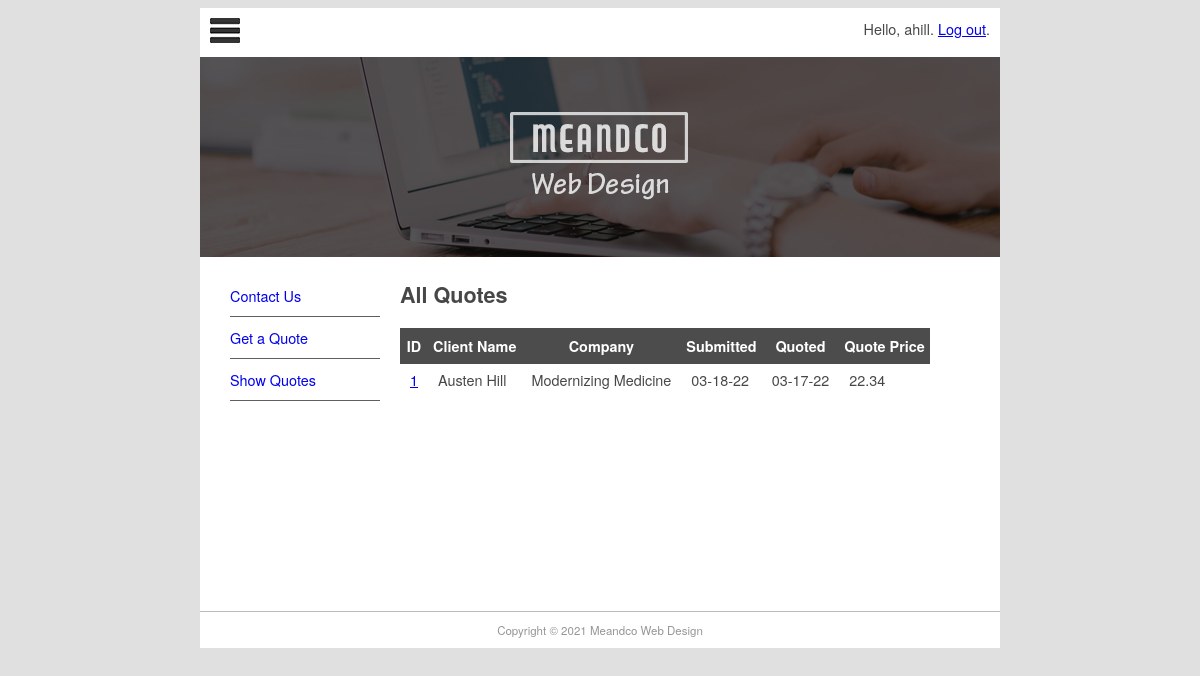
The page /quote/show (signed in) on the database its author committed.
### quotes/models.py (models this page shows, shortened)
class Quote(models.Model):
    name = models.CharField(max_length=100)
    position = models.CharField(max_length=60, blank=True)
    company = models.CharField(max_length=60, blank=True)
    address = models.CharField(max_length=200, blank=True)
    phone = models.CharField(max_length=30, blank=True)
    email = models.EmailField()
    web = models.URLField(blank=True)
    description = models.TextField()
    sitestatus = models.CharField(max_length=20, choices=STATUS_CHOICES)
    priority = models.CharField(max_length=40, choices=PRIORITY_CHOICES)
    jobfile = models.FileField(upload_to='uploads/', blank=True)
    submitted = models.DateField(auto_now_add=True)
    quotedate = models.DateField(blank=True, null=True)
    quoteprice = models.DecimalField(decimal_places=2, max_digits=7, blank=True, default=0)
    username = models.ForeignKey(User, blank=True, null=True, on_delete=models.CASCADE)

### quotes/views.py (the view)
# urls.py: path('show', QuoteList.as_view(), name='show-quotes'),
class QuoteList(LoginRequiredMixin, ListView):
    login_url = reverse_lazy('login')
    context_object_name = 'all_quotes'
    def get_queryset(self):
        return Quote.objects.filter(username=self.request.user)

### quotes/templates/quotes/quote_list.html (shortened to what this page needs)
{% extends 'quotes/quote.html' %}
{% block content %}
<h1>All Quotes</h1>
<table style="border-collapse:collapse">
    <tr class="quotehdr">
        <th>ID</th>
        <th>Client Name</th>
        <th>Company</th>
        <th>Submitted</th>
        <th>Quoted</th>
        <th>Quote Price</th>
    </tr>
    {% for quote in all_quotes %}
        <tr class="quoterow {% cycle '' 'altrow' %}">
            <td><a href="show/{{ quote.id }}">{{ quote.id }}</a></td>
            <td>{{ quote.name }}</td>
            <td>{{ quote.company }}</td>
            <td>{{ quote.submitted|date:"m-d-y" }}</td>
            <td>{{ quote.quotedate|date:"m-d-y"|default:"pending" }}</td>
            <td>{{ quote.quoteprice|default:"--" }}</td>
        </tr>
    {% endfor %}
</table>
{% endblock content %}

### project1_site/templates/base.html (shortened to what this page needs)
{% load static %}
<!doctype html>
<html>
<head>
<link href="{% static 'main.css' %}" rel="stylesheet" type="text/css">
</head>
<body>
<div id="wrapper">
  <header id="header">
    <div id="logo"><img src="{% static 'logo.jpg' %}" alt=""/>
      <span style="float: right;">
        {% if user.is_authenticated %}
        Hello, {{ user.username }}. <a href="{% url 'logout' %}?next=/">Log out</a>.
        {% else %}
        Not logged in. <a href="{% url 'login' %}?next=/">Log in</a>.
        {% endif %}
      </span>
    </div>
    <div id="topbanner"><img src="{% static 'top_banner.png' %}" width="800" height="200" alt=""/></div>
  </header>
  <aside id="leftsidebar">
    <nav id="nav">
      <ul>
        <li><a href="/contact">Contact Us</a></li>
        <li><a href="/quote/">Get a Quote</a></li>
        <li><a href="/quote/show">Show Quotes</a></li>
      </ul>
    </nav>
  </aside>
  <section id="main">
    {% block content %}{% endblock content %}
  </section>
  <footer id="footer">Copyright &copy; 2021 Meandco Web Design</footer>
</div>
</body>
</html>

### project1_site/static/main.css (style rules this page uses)
#header { border-style: none; width: 800px; height: auto; }
#wrapper { margin-top: 0px; margin-left: auto; margin-right: auto; background-color: #FFFFFF; width: 800px; }
body { background-color: #E0E0E0; font-family: Gotham, "Helvetica Neue", Helvetica, Arial, sans-serif; font-size: 0.9em; text-align: justify; color: #474747; }
#footer { text-align: center; font-size: 0.8em; margin-top: 5px; padding-top: 10px; padding-bottom: 10px; background-color: #FFFFFF; border-top: thin solid #BBBBBB; clear: both; color: #969696; }
#nav li { padding-top: 10px; padding-bottom: 10px; font-size: 1em; list-style-type: none; border-bottom: thin solid #5F5F5F; color: #4C4C4C; left: 0px; list-style-position: inside; margin-left: -10px; }
#nav li a { text-decoration: none; }
#leftsidebar { width: 180px; height: 350px; float: left; }
#main { width: 560px; float: left; margin-left: 20px; margin-right: 10px; padding-right: 10px; }
#logo { padding: 10px; }
.quotehdr th { background-color: #4C4C4C; color: white; text-align: center; padding: 8px 5px; border: none; }
.quoterow td { padding: 5px 10px; }

### rows shown on the page
Quote: id "1", name "Austen Hill", company "Modernizing Medicine", submitted "03-18-22", quotedate "03-17-22", quoteprice "22.34"

### other values the page prints
{{ user.username }} "ahill"
